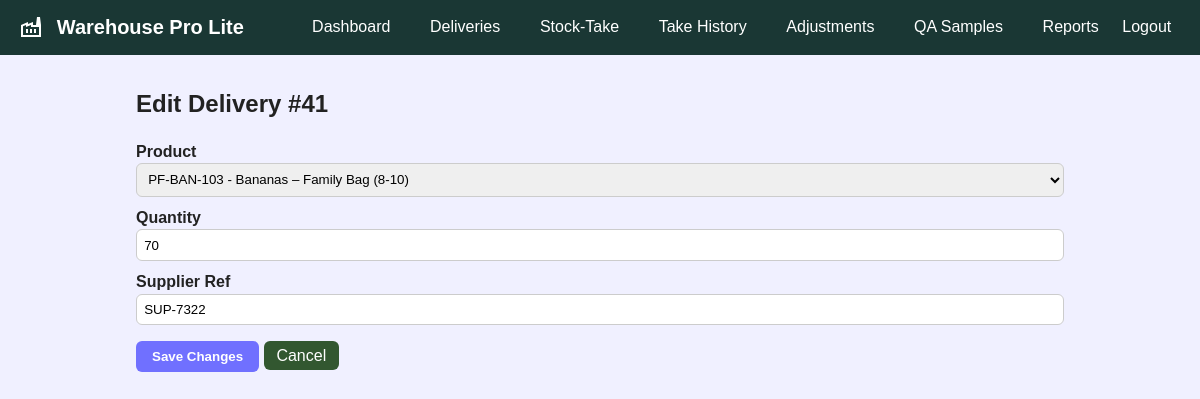
Page /WarehouseProLite/delivery_edit.php?id=41 on the earlier database version.
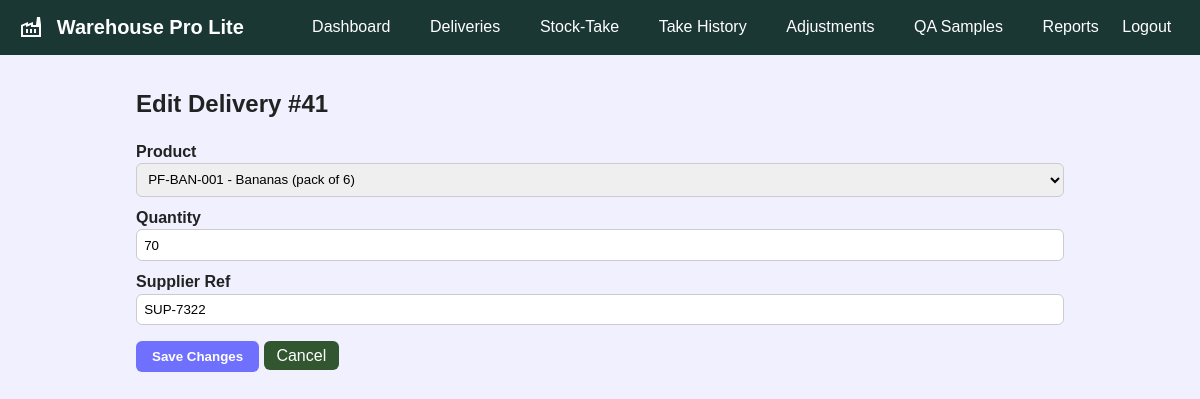
Same page on the later database version.
### tables this page shows
CREATE TABLE `deliveries` (
  `id` int(11) NOT NULL AUTO_INCREMENT,
  `product_id` int(11) DEFAULT NULL,
  `qty` int(11) NOT NULL,
  `received_at` datetime NOT NULL,
  `supplier_ref` varchar(100) DEFAULT NULL,
  `note` text DEFAULT NULL,
  PRIMARY KEY (`id`),
  KEY `product_id` (`product_id`),
  CONSTRAINT `deliveries_ibfk_1` FOREIGN KEY (`product_id`) REFERENCES `products` (`id`)
);

CREATE TABLE `products` (
  `id` int(11) NOT NULL AUTO_INCREMENT,
  `sku` varchar(30) NOT NULL,
  `name` varchar(100) NOT NULL,
  `category_id` int(11) DEFAULT NULL,
  `price` decimal(10,2) NOT NULL,
  `stock` int(11) NOT NULL DEFAULT 0,
  `is_active` TINYINT(1) NOT NULL DEFAULT 1,
  `country` VARCHAR(50) NOT NULL,
  `class` VARCHAR(10) NOT NULL,
  `pack_uom` VARCHAR(10) NOT NULL,
  `default_pack_weight` DECIMAL(7,3) DEFAULT NULL,
  `best_before_days` INT(4) NOT NULL,
  `lot_prefix` VARCHAR(10) NOT NULL,
  PRIMARY KEY (`id`),
  KEY `category_id` (`category_id`),
  CONSTRAINT `products_ibfk_1` FOREIGN KEY (`category_id`) REFERENCES `categories` (`id`)
);

### WarehouseProLite/delivery_edit.php (the view, shortened to what this page needs)
<?php
include 'includes/db.php';
include 'includes/header.php';
$id = isset($_GET['id']) ? (int)$_GET['id'] : 0;
$row = mysqli_fetch_assoc(mysqli_query($conn,
   "SELECT d.*, p.sku, p.name
    FROM deliveries d
    JOIN products p ON p.id = d.product_id
    WHERE d.id = $id
"));
$prods = mysqli_query($conn, "SELECT id, sku, name FROM products ORDER BY name");
?>
<h2>Edit Delivery #<?php echo $id; ?></h2>
<form action="delivery_edit.php?id=<?php echo $id; ?>" method="post">
    <label>Product
        <select name="product_id" required>
            <?php while ($p = mysqli_fetch_assoc($prods)): ?>
                <option value="<?php echo $p['id']; ?>"
                    <?php if ($p['id'] == $row['product_id']) echo 'selected'; ?>>
                    <?php echo $p['sku'].' - '.htmlspecialchars($p['name']); ?>
                </option>
            <?php endwhile; ?>
        </select>
    </label>
    <label>Quantity
        <input type="number" name="qty" min="1"
               value="<?php echo $row['qty']; ?>" required>
    </label>
    <label>Supplier Ref
        <input type="text" name="ref"
               value="<?php echo htmlspecialchars($row['supplier_ref']); ?>">
    </label>
    <p>
        <input type="submit" value="Save Changes">
        <a href="deliveries.php" class="btn-secondary">Cancel</a>
    </p>
</form>
<?php include 'includes/footer.php'; ?>

Differences in the rows shown:
changed through a linked row, deliveries "SUP-7322": product_id "PF-BAN-103 - Bananas – Family Bag (8-10)" → "PF-BAN-001 - Bananas (pack of 6)"
